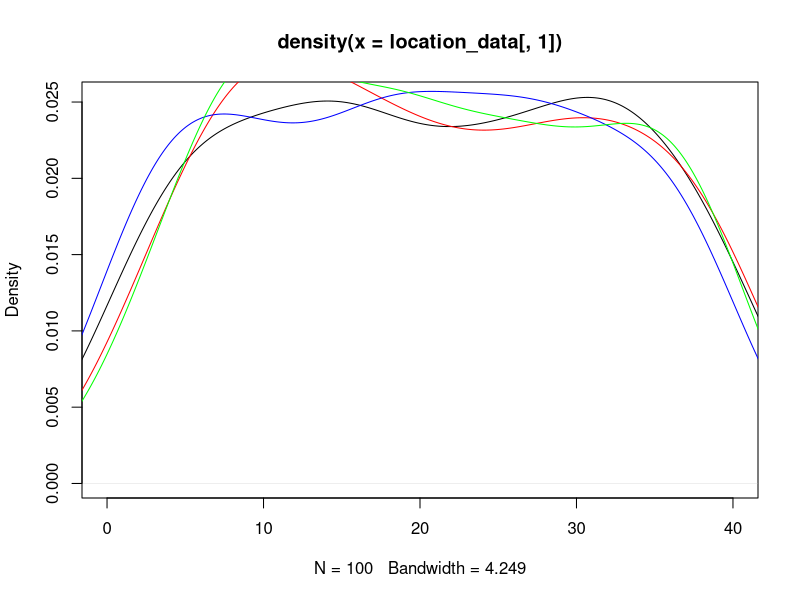
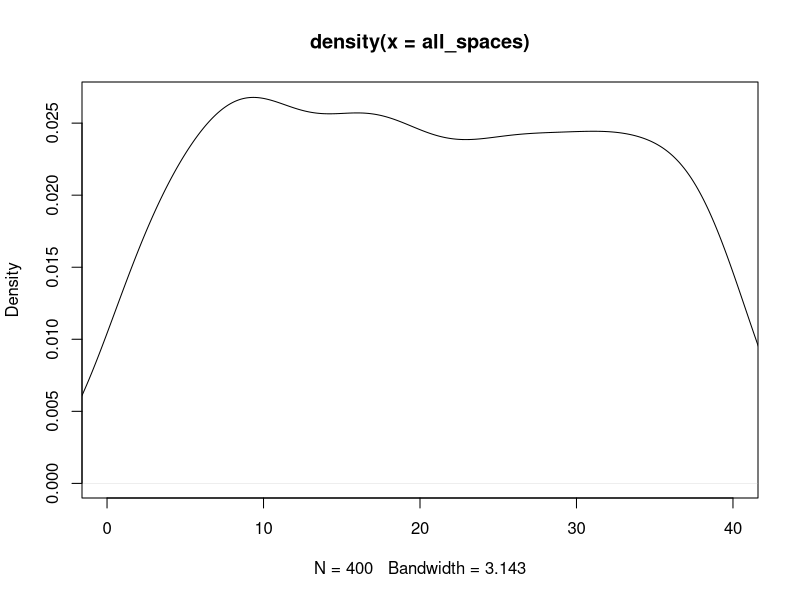
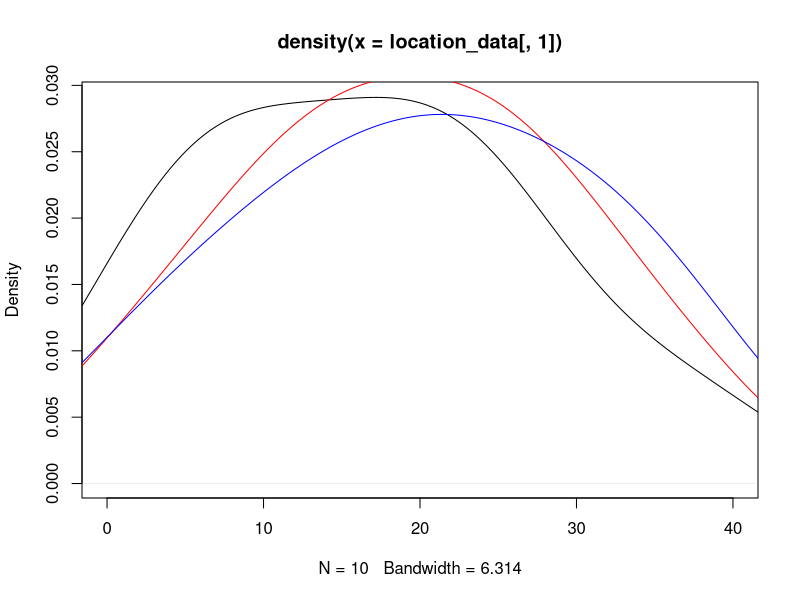
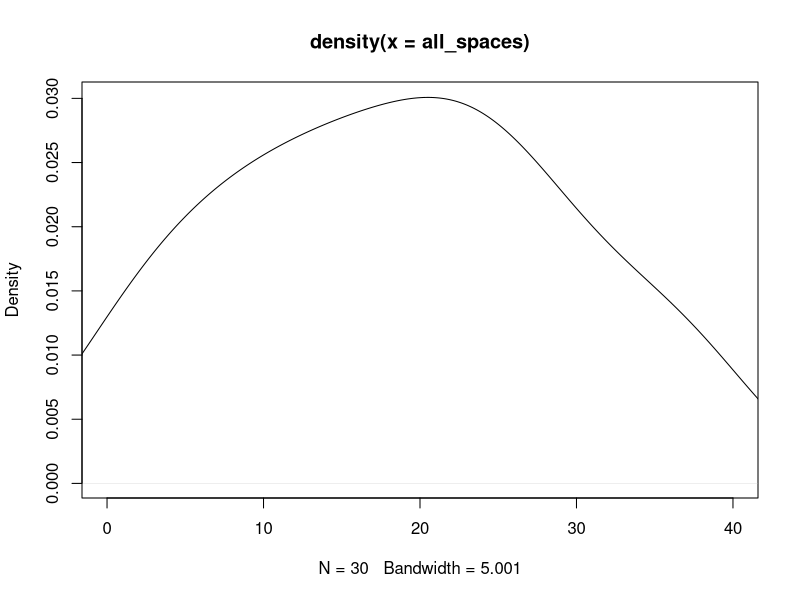

Source code (R) for these figures, in order: (Note: this script raises an error after producing the figures.)
## ---- chunk 1
knitr::opts_chunk$set(echo = TRUE)
## ---- chunk 2
#libraries
library(dplyr)
library(ggplot2)
## ---- chunk 3
#Kayleigh
##LET'S GET MOVING

monopolyBoard <- read.csv("MonopolyBoard.csv", header = T)
monopolyBoard

# Using dice rolls to determine where a player will land on the board
#input: "location"; a number 1-40; where the player is on the board
#output: the amount of spaces the player will move until they are on their new location

#note that this is only accounting for standard dice rolls, no special rules yet...

lets_move = function(location) {
  dice_roll_1 <- sample(1:6, 1, replace = TRUE)
  dice_roll_2 <- sample(1:6, 1, replace = TRUE)
  
  roll_total <- sum(dice_roll_1, dice_roll_2)
  roll_double <- dice_roll_1 == dice_roll_2
  
    location = location + roll_total
    
  if (location <= 40) {
    location = location
  } else {
    location = location - 40
  }
  
  space = monopolyBoard$name[monopolyBoard$spaces == location]
  
  print("You're moving forward...")
  print(roll_total)
  
  print("You're on space...")
  print(location)
  
  #print(space) #This prints out the name of the space that they land on. 
}

#testers
lets_move(1)
lets_move(25)
lets_move(38)
lets_move(40)



#A function to move players around the board and to play Monopoly!
#input: "turns"; the amount of turns we should take
#output: a player's new location on the board

lets_play = function(turns) {
  location = 1
  print("Starting Location: GO!")
  for (i in 1:turns) {
    location = lets_move(location)
  }
  print("You've landed on...")
  return(location)
}



lets_play(10) #tester #in this example if you look at a reference monopoly board and "walk" your way around the board with each move being the number in each output, you'll land on the space on the board corresponding to the final output (when counting "GO" as 1 and/or 40) 

#testers 
#"lets_move" and "lets_play" have both been edited to print out phrases for each roll and move to make it easier to determine how the player is moving. 
#"You're moving forward..." gives the player's roll
#"You're on space..." is the players position after 1 turn/"lets_move"
  # Later try to switch this print statement to the name of the spot that the player is on 
#"You've landed on..." gives the final location after running "lets_play" for "x" turns.
  # Later try to switch this print statement to the name of the spot that the player is on 

lets_play(3)
lets_play(10)

## ---- chunk 4
##DOUBLE DOWN

##WORK IN PROGRESS

#A function using dice rolls to determine how many spaces a player will move with the additional rules for "doubles" in Monopoly
#input: "location"; a number 1-40 where the player is on the board
#outut: the number of spaces the player will move on the board, with the special case of rolling three "doubles" and landing in jail
double_down = function(location) {
  dice_roll_1 <- sample(1:6, 1, replace = TRUE)
  dice_roll_2 <- sample(1:6, 1, replace = TRUE)
  
  roll_total <- sum(dice_roll_1, dice_roll_2)
  roll_double <- dice_roll_1 == dice_roll_2
  
  print("roll was")
  print(roll_total)
    
  if (roll_double) {
    
    dice_roll_3 <- sample(1:6, 1, replace = TRUE)
    dice_roll_4 <- sample(1:6, 1, replace = TRUE)
    
    roll_total_2 <- sum(dice_roll_3, dice_roll_4)
    roll_double_2 <- dice_roll_3 == dice_roll_4
    
    print("roll double was")
    print(roll_total_2)

    
    if (roll_double_2) {
      dice_roll_5 <- sample(1:6, 1, replace = TRUE)
      dice_roll_6 <- sample(1:6, 1, replace = TRUE)
      
      roll_total_3 <- sum(dice_roll_5, dice_roll_6)
      roll_double_3 <- dice_roll_5 == dice_roll_6
      
      print("roll double was")
      print(roll_total_3)
      
      if (roll_double_3) {
        location = 11 #Jail
        print("doubles, doubles, doubles")
        print("You're going to JAIL!")
        
      } else {
        location = location + roll_total + roll_total_2 + roll_total_3
        print("doubles, doubles, not doubles")
        print("You're moving forward...")
        print(roll_total + roll_total_2 + roll_total_3)
      }
    } else {
      location = location + roll_total + roll_total_2
      print("doubles, not doubles")
      print("You're moving forward...")
      print(roll_total+roll_total_2)
    }
  } else {
    location = location + roll_total
    print("no doubles")
    print("You're moving forward...")
    print(roll_total)
  }

    
  if (location <= 40) {
    location = location
  } else {
    location = location - 40
  }

  
  print("You're on space...")
  print(location)
}

double_down(1)
#text out in the function is kinda funky right but it's just to make sure its working right
#In final version switch all dice rolls to sample(1:6,...)

## ---- chunk 5
##CHANCE AND COMMUNITY CHEST CARDS
Card_Numbers <- c(1, 2, 3, 4, 5, 6, 7, 8, 9, 10, 11, 12, 13, 14, 15, 16)

Chance_Cards <- c("Advance to Boardwalk", "Advance to Go (Collect $200)", "Advance to Illinois Avenue. If you pass Go, collect $200", "Advance to St. Charles Place. If you pass Go, collect $200", "Advance to the nearest Railroad. If unowned, you may buy it from the Bank. If owned, pay owner twice the rental to which they are otherwise entitled", "Advance to the nearest Railroad. If unowned, you may buy it from the Bank. If owned, pay owner twice the rental to which they are otherwise entitled", "Advance token to nearest Utility. If unowned, you may buy it from the Bank. If owned, throw dice and pay owner a total ten times amount thrown", "Bank pays you dividend of $50", "Get Out of Jail Free", "Go Back 3 Spaces", "Go to Jail. Go directly to Jail, do not pass Go, do not collect $200", "Make general repairs on all your property. For each house pay $25. For each hotel pay $100", "Speeding fine $15", "Take a trip to Reading Railroad. If you pass Go, collect $200", "You have been elected Chairman of the Board. Pay each player $50", "Your building loan matures. Collect $150")

Chance <- data.frame(Chance_Cards, Card_Numbers)
Chance
##Chance cards to move a player to a new space:
  #1 -> Advance to Boardwalk (space 40)
  #2 -> Advance to Go (space 1)
  #3 -> Advance to Illinois Avenue (space 25)
  #4 -> Advance to St. Charles Place (space 12)
  #5 -> Advance to nearest Railroad (space(s) 6, 16, 26, 36)
  #6 -> Advance to nearest Railraod (space(s) 6, 16, 26, 36)
  #7 -> Advance to nearest Utility (space(s) 13, 29)
  #11 -> Go to Jail (space 11)
  #14 -> Take a trip to Reading Railroad (space 6)

Community_Chest_Cards <- c("Advance to Go (Collect $200)", "Bank error in your favor. Collect $200", "Doctor’s fee. Pay $50", "From sale of stock you get $50", "Get Out of Jail Free", "Go to Jail. Go directly to jail, do not pass Go, do not collect $200", "Holiday fund matures. Receive $100", "Income tax refund. Collect $20", "It is your birthday. Collect $10 from every player", "Life insurance matures. Collect $100", "Pay hospital fees of $100", "Pay school fees of $50", "Receive $25 consultancy fee", "You are assessed for street repair. $40 per house. $115 per hotel", "You have won second prize in a beauty contest. Collect $10", "You inherit $100")

Community_Chest <- data.frame(Community_Chest_Cards, Card_Numbers)
Community_Chest

##Community Chest Cards that move a player to a new space:
  #1 -> Advance to GO (space 1)
  #5 -> Go to Jail (space 11)

## ---- chunk 6
# heidi

#the function "who_goes_first" simulates the initial roll before the game begins in order to determine which player goes first
# input is a number of how many players are going to be playing
# output is the value of each players roll and the player that will start the game based on who had the highest roll
who_goes_first <- function(num_players){
  initial_rolls <- c()
  for (i in 1:num_players) {
    player_i_roll <- sum(sample(1:6, 2, replace=TRUE))
    initial_rolls <- c(initial_rolls, player_i_roll) # vector of every player's roll
    print(paste("Player", i, "rolled", player_i_roll))
  }
  cat("\n")
  if(sum(initial_rolls == max(initial_rolls)) >= 2){
    while (sum(initial_rolls == max(initial_rolls)) >= 2) { # if players tied for highest number
      tied_players <- which(initial_rolls==max(initial_rolls)) # identify which players tied
      print("It's a tie! Roll again")
      cat("\n")
      tie_breaker_rolls <- c()
      for (i in tied_players) { # tied players roll again
       player_i_roll2 <- sum(sample(1:6, 2, replace=TRUE))
       tie_breaker_rolls <- c(tie_breaker_rolls, player_i_roll2)
       print(paste("Player", i, "rolled", player_i_roll2))
      }
      initial_rolls <- tie_breaker_rolls
      highest_roll <- max(tie_breaker_rolls)
      highest_player2 <- tied_players[which(tie_breaker_rolls == highest_roll)]
    }
    cat("\n")
    print(paste("Player", highest_player2, "goes first!"))
  }
  else {
    highest_player <- which.max(initial_rolls) # who rolled the highest number
    print(paste("Player", highest_player, "goes first!"))
  }
}

who_goes_first(4) # test function

## ---- chunk 7
# Olivia
# Website for data: https://stat-jet-asu.github.io/Datasets/InstructorDescriptions/monopoly.html

monopolyBoard <- read.csv("MonopolyBoard.csv", header = T)
head(monopolyBoard)

# This section is for question number 2

# Kayleigh's lets_play function from above incorporating players and density plots
# uses lets_move function from above
# input: turns, # of turns to iterate through; players, number of players (2-4)
# output: density plot with a line for each player's frequency of spaces landed on 
# & density plot for the combined frequency of spaces landed on for all players

lets_play = function(turns, players) {
  location_data <- as.data.frame(matrix(nrow = turns, ncol = players))
  
for (j in 1:players) {
  location = 1
  
  for (i in 1:turns) {
    
    location = lets_move(location)
    location_data[i,j] <- location
    }
  }
  
  # creates density plot of frequency of landing on each space for each player
  plot(density(location_data[,1]), xlim = c(0,40), col = "black")
  
  colors <- c("red", "blue", "green")
  
  for (k in 2:players) {
  lines(density(location_data[,k]), col = colors[k-1]) # adds a density line for each player after the first
  }
  
  # creates density plot for total frequency landing on each space (all players spaces included)
  all_spaces <- as.vector(as.matrix(location_data))
  plot(density(all_spaces), xlim = c(0,40), col = "black")
  
}
lets_play(100, 4)

## ---- chunk 8
who_goes_first2 <- function(num_players){
  initial_rolls <- c()
  for (i in 1:num_players) {
    player_i_roll <- sum(sample(1:6, 2, replace=TRUE))
    initial_rolls <- c(initial_rolls, player_i_roll) # vector of every player's roll
#    print(paste("Player", i, "rolled", player_i_roll))
  }
  cat("\n")
  if(sum(initial_rolls == max(initial_rolls)) >= 2){
    while (sum(initial_rolls == max(initial_rolls)) >= 2) { # if players tied for highest number
      tied_players <- which(initial_rolls==max(initial_rolls)) # identify which players tied
#      print("It's a tie! Roll again")
#      cat("\n")
      tie_breaker_rolls <- c()
      for (i in tied_players) { # tied players roll again
       player_i_roll2 <- sum(sample(1:6, 2, replace=TRUE))
       tie_breaker_rolls <- c(tie_breaker_rolls, player_i_roll2)
#       print(paste("Player", i, "rolled", player_i_roll2))
      }
      initial_rolls <- tie_breaker_rolls
      highest_roll <- max(tie_breaker_rolls)
      highest_player2 <- tied_players[which(tie_breaker_rolls == highest_roll)]
    }
#    cat("\n")
#    print(paste("Player", highest_player2, "goes first!"))
  }
  else {
    highest_player <- which.max(initial_rolls) # who rolled the highest number
#    print(paste("Player", highest_player, "goes first!"))
#    return(highest_player)
  
    
  # creating player order
  player_order <- length(num_players)
  player_order[1] <- as.integer(highest_player)

 for (j in 2:num_players) {
    
  player_order[j] <- as.integer(player_order[j-1] + 1)
  if (player_order[j] > num_players) {
    player_order[j] <- 1
  }
 }
  print(player_order)
  }
  
  playerlist <- (list(highest_player, player_order))
  return(playerlist)
}

#who_goes_first2(4)

## ---- chunk 9
# Question number 3 -- including jail and double rolls

lets_move2 = function(location) {
  dice_roll_1 <- sample(1:6, 1, replace = TRUE)
  dice_roll_2 <- sample(1:6, 1, replace = TRUE)
  
  roll_total <- sum(dice_roll_1, dice_roll_2)
  roll_double <- dice_roll_1 == dice_roll_2
  
    location = location + roll_total # updates location to be previous location + roll total
    double3 = "false" # double3 is assigned "true" if the player double rolls 3x (as seen in if statement below), otherwise it is assigned "false" 
    
  # first double roll -> roll again
  if (roll_double == TRUE) {
    dice_roll_3 <- sample(1:6, 1, replace = TRUE)
    dice_roll_4 <- sample(1:6, 1, replace = TRUE)
    
    roll_total2 <- sum(dice_roll_3, dice_roll_4)
    roll_double2 <- dice_roll_3 == dice_roll_4
    
    location = location + roll_total2
    double3 = "false"
    
    # if player is at a location past 40, subtract 40 so they go back to the GO space at location "41"
    # this is included in each if statement below so that it applies if player has to roll again
    if (location <= 40) {
      location = location
    } else {
      location = location - 40
    }
     
      # second double roll -> roll again
      if (roll_double2 == TRUE) {
        dice_roll_5 <- sample(1:6, 1, replace = TRUE)
        dice_roll_6 <- sample(1:6, 1, replace = TRUE)
    
        roll_total3 <- sum(dice_roll_5, dice_roll_6)
        roll_double3 <- dice_roll_5 == dice_roll_6
    
        location = location + roll_total3
        double3 = "false"
        
        if (location <= 40) {
          location = location
        } else {
          location = location - 40
        }
        
        # third double roll -> go to jail
          if (roll_double3 == TRUE) {
            location = monopolyBoard$spaces[monopolyBoard$name == "Jail"]
            double3 = "true"
          }
      }
  }  
    
  if (location <= 40) {
    location = location
  } else {
    location = location - 40
  }
  
  listdata <- (list(location, double3)) # creates list for outputs "location" and "double3"
  # if you need to access location from this function, use lets_move2(location)[[1]]
  # if you need to access double3, use lets_move2(double3)[[2]]
  return(listdata)
  
}



# lets_play2 is currently set up to have each player go thru all their turns and then move onto the next player
# probably need to fix this for question 5

## ---- chunk 10

lets_play2 = function(turns, players) {
  
  
  location_data <- as.data.frame(matrix(nrow = turns, ncol = players)) # dataframe will keep data for locations of players for each turn
  double3data <- as.data.frame(matrix(nrow = turns, ncol = players)) # dataframe will say "true" if player double rolled 3x (which lands them in jail) and "false" if they didn't double roll 3x
  
    # puts players in order
    colnames(location_data) <- who_goes_first2(players)[[2]]
  
    location = 1 # each player starts at location 1
    location_data[1,] <- location
    double3 = 0 # initializing "double3" which will be later assigned a "true" or "false" based on if player double rolled 3x
  
    for (i in 2:turns) { # iterates through number of turns
      
        for (j in 1:players) { # rotates through each player
          
        location = lets_move2(location_data[i-1,j])[[1]] # takes location from lets_move2 function and assigns it to location
        location_data[i,j] <- as.integer(location) # puts location value into the dataframe of locations for each player
        double3data[i,j] <- lets_move2(double3)[[2]] # takes "true" or "false" value from double3 and adds it to double3data dataframe
        
      # deals with landing in jail from "go to jail" space and staying there for next 3 turns
      if (31 %in% location_data[i-1,j]) { # if you landed on 31 in the last turn (i-1 turn), you go to jail (space 11) for the ith turn
        location <- 11
        location_data[i,j] <- as.integer(location) # new location is 11
      } else if (11 %in% location_data[i-1,j] & 31 %in% location_data[i-2,j]) { # if you were on space 11 last turn AND you were on space 31 2 turns ago, you stay in jail (space 11) for turn i
        location <- 11
        location_data[i,j] <- as.integer(location)
      } else if (11 %in% location_data[i-2,j] & 31 %in% location_data[i-3,j]) {
        location <- 11
        location_data[i,j] <- as.integer(location)
      }
        
      # landing in jail from 3x double roll and staying there for next 3 turns
      if (11 %in% location_data[i,j] & "true" %in% double3data[i-1,j]) { # if player's location is 11 (jail) and double3data is"true" (player double rolled 3x), player stays in jail. all 3 if/else if statements keep player in jail for the next 3 turns
        location <- 11
        location_data[i,j] <- as.integer(location)
      } else if (11 %in% location_data[i-1,j] & "true" %in% double3data[i-2,j]) { # 
        location <- 11
        location_data[i,j] <- as.integer(location)
      } else if (11 %in% location_data[i-2,j] & "true" %in% double3data[i-3,j]) {
        location <- 11
        location_data[i,j] <- as.integer(location)
      }
        
    }
  }
  print(location_data)
  
  # creates density plot of frequency of landing on each space for each player
  plot(density(location_data[,1]), xlim = c(0,40), col = "black")
  
  colors <- c("red", "blue", "green")
  
  for (k in 2:players) {
    lines(density(location_data[,k]), col = colors[k-1]) # adds a density line for each player after the first
  }
  
  # creates density plot for total frequency landing on each space (all players spaces included)
  all_spaces <- as.vector(as.matrix(location_data))
  plot(density(all_spaces), xlim = c(0,40), col = "black")
  
}
 
lets_play2(10, 3)

# how should we go about recording spaces landed on when double rolls occur?

## ---- chunk 11

# Figure out how to have players pay and recieve money from landing on chance and community chest spaces


## ---- chunk 12
#4 - Kayleigh and Maddie 
#Chance - spaces 8, 23, 37
#Community Chest - spaces 3, 18, 34
Chance

Drawing_Chance = function(location) {
  location = location
  draw_card <- sample(1:16, 1, replace = TRUE)
  player_card <- Chance$Chance_Cards[draw_card]
  print(player_card)

  
      if(draw_card == 1) {
        location = 1
      }
      
      if(draw_card == 2) {
        location = 1
      }
      
      if(draw_card == 3) {
        location = 25
      }
  
      if(draw_card == 4){
        location = 12
      }
    
      if(draw_card == 5){
        if(location >= 37 && location <= 5){
              location = 6
            } else {
              if (location >= 6 && location <= 15){
                location = 16
              } else {
                if(location >= 16 && location <= 25){
                  location = 26
                } else {
                  location = 36
                }
              }
            }
    }
  
    if(draw_card == 6){
        if(location >= 37 && location <= 5){
              location = 6
            } else {
              if (location >= 6 && location <= 15){
                location = 16
              } else {
                if(location >= 16 && location <= 25){
                  location = 26
                } else {
                  location = 36
                }
              }
            }
    }
  
    if(draw_card == 7){
        if(location >= 29 && location <= 12){
              location = 13
            } else {
              location = 29
    }
  }
  
    if(draw_card == 11) {
      location = 11
    }
  
    if(draw_card == 14) {
      location = 6
    }
  
    if(draw_card == 10) {
      location = location - 3
    }
  
    location = location
    return(location)
}

Drawing_Chance(8)
Drawing_Chance(23)
Drawing_Chance(37)

Drawing_Community_Chest = function(location) {
  location = location
  draw_card_chest <- sample(1:16, 1, replace = TRUE)
  player_card_chest <- Community_Chest$Community_Chest_Cards[draw_card_chest]
  print(player_card_chest)
  print(location)
  
  if (draw_card_chest == 1) {
    location = 1
  } else {
    if (draw_card_chest == 6) {
    location = 11
    } else {
      location = location
    }
  
  }
  
  location = location 
  return(location)
}

Drawing_Community_Chest(3)
Drawing_Community_Chest(18)
Drawing_Community_Chest(34)

lets_move3 = function(location) {
  dice_roll_1 <- sample(1:6, 1, replace = TRUE)
  dice_roll_2 <- sample(1:6, 1, replace = TRUE)
  
  roll_total <- sum(dice_roll_1, dice_roll_2)
  roll_double <- dice_roll_1 == dice_roll_2
  
    location = location + roll_total
    double3 = "false"
  
  print("your roll total is...")
  print(roll_total)

  if (location <= 40) {
      location = location
  } else {
      location = location - 40
  }
   
  print("your location is...")
  print(location)
  
  if(location == 8 || location == 23 || location == 27) {
    location = Drawing_Chance(location)
    print("your location is...")
    print(location)
  }
  
  if(location == 3 || location == 18 || location == 34) {
    location = Drawing_Community_Chest(location)
    print("your location is...")
    print(location)
  }
    
  # first double roll -> roll again
  if (roll_double == TRUE) {
    dice_roll_3 <- sample(1:6, 1, replace = TRUE)
    dice_roll_4 <- sample(1:6, 1, replace = TRUE)
    
    roll_total2 <- sum(dice_roll_3, dice_roll_4)
    roll_double2 <- dice_roll_3 == dice_roll_4
    
    location = location + roll_total2
    double3 = "false"
    print("1 double")
    
    if (location <= 40) {
      location = location
    } else {
      location = location - 40
    }
    
    
    if(location == 8 || location == 23 || location == 27) {
    location = Drawing_Chance(location)
    }
  
  if(location == 3 || location == 18 || location == 34) {
    location = Drawing_Community_Chest(location)
    }
     
      # second double roll -> roll again
      if (roll_double2 == TRUE) {
        dice_roll_5 <- sample(1:6, 1, replace = TRUE)
        dice_roll_6 <- sample(1:6, 1, replace = TRUE)
    
        roll_total3 <- sum(dice_roll_5, dice_roll_6)
        roll_double3 <- dice_roll_5 == dice_roll_6
    
        location = location + roll_total3
        double3 = "false"
        print("2 doubles")
        
        if (location <= 40) {
          location = location
        } else {
          location = location - 40
        }
        
        if(location == 8 || location == 23 || location == 27) {
          location = Drawing_Chance(location)
        }
  
        if(location == 3 || location == 18 || location == 34) {
          location = Drawing_Community_Chest(location)
         
        }
        
        # third double roll -> go to jail
          if (roll_double3 == TRUE) {
            location = monopolyBoard$spaces[monopolyBoard$name == "Jail"]
            double3 = "true"
            print("three doubles")
          }
      }
  }  
   
  location = location 
  
  print("your location is...")
  print(location)
  listdata <- (list(location, double3))
  return(listdata)
  
}

lets_move3(1)

lets_play3 = function(turns, players) {
  
  location_data <- as.data.frame(matrix(nrow = turns, ncol = players))
  double3data <- as.data.frame(matrix(nrow = turns, ncol = players))
  
  for (j in 1:players) {
    location = 1
    double3 = 0
  
    for (i in 1:turns) {
      
        location = lets_move2(location)[[1]]
        location_data[i,j] <- as.integer(location)
        double3data[i,j] <- lets_move3(double3)[[2]]
        
      # deals with landing in jail from "go to jail" space and staying there for next 3 turns
      if (31 %in% location_data[i-1,j]) { # if you land on 31 (go to jail), next location is in jail (space 11)
        location <- 11
        location_data[i,j] <- as.integer(location)
      } else if (11 %in% location_data[i-1,j] & 31 %in% location_data[i-2,j]) {
        location <- 11
        location_data[i,j] <- as.integer(location)
      } else if (11 %in% location_data[i-2,j] & 31 %in% location_data[i-3,j]) {
        location <- 11
        location_data[i,j] <- as.integer(location)
      }
        
      # landing in jail from 3x double roll and staying there for next 3 turns
      if (11 %in% location_data[i,j] & "true" %in% double3data[i-1,j]) { # "true" means player double rolled 3x -> jail
        location <- 11
        location_data[i,j] <- as.integer(location)
      } else if (11 %in% location_data[i-1,j] & "true" %in% double3data[i-2,j]) { # 
        location <- 11
        location_data[i,j] <- as.integer(location)
      } else if (11 %in% location_data[i-2,j] & "true" %in% double3data[i-3,j]) {
        location <- 11
        location_data[i,j] <- as.integer(location)
      }
        
    }
  }
  #print(location_data)
  
  # creates density plot of frequency of landing on each space for each player
  plot(density(location_data[,1]), xlim = c(0,40), col = "black")
  
  colors <- c("red", "blue", "green")
  
  for (k in 2:players) {
    lines(density(location_data[,k]), col = colors[k-1]) # adds a density line for each player after the first
  }
  
  # creates density plot for total frequency landing on each space (all players spaces included)
  all_spaces <- as.vector(as.matrix(location_data))
  plot(density(all_spaces), xlim = c(0,40), col = "black")
  
}
## ---- chunk 13

monopolyBoard1 <- read.csv("MonopolyBoard.csv", header = T)
head(monopolyBoard1)

kaciesboard <- monopolyBoard1 %>% select(., "name", "type", "color", "spaces")
kaciestibble <- as_tibble(kaciesboard)
kaciestibble

freq <- kaciestibble %>% ggplot(., mapping=aes(x="names" )) +geom_freqpoly()

freq
 
## ---- chunk 14
#hello
dice_roll <- sum(sample(1:6, 2, replace = TRUE))
dice_roll

#Need to figure out how to exchange money between players
Chance_Money <- function(money){
  money = money
  draw_card <- sample(1:16, 1, replace = TRUE)
  player_card <- Chance$Chance_Cards[draw_card]
  print(player_card)
  
  if(draw_card == 2){
    money = money + 200
  }
  
  if(draw_card == 8){
    money = money + 50
  }
  
  if(draw_card == 12){
    if(properties == 5){
      money = money - 125
    }
    if(properties == 6){
      money = money - 150
    }
  }
  
  if(draw_card == 13){
    money = money - 15
  }
  
  if(draw_card == 16){
    money = money + 150
  }
}

#Need to figure out how to exchange money between players
Community_Chest_Money <- function(money){
  money = money
  draw_card <- sample(1:16, 1, replace = TRUE)
  player_card <- Community_Chest$Community_Chest_Cards[draw_card]
  print(player_card)
  
  if(draw_card == 1){
    money = money + 200
  }
  
  if(draw_card == 2){
    money = money + 200
  }
  
  if(draw_card == 3){
    money = money - 50
  }
  
  if(draw_card == 4){
    money = money + 50
  }
  
  if(draw_card == 7){
    money = money + 100
  }
  
  if(draw_card == 8){
    money = money + 20
  }
  
  if(draw_card == 10){
    money = money + 100
  }
  
  if(draw_card == 11){
    money = money - 100
  }
  
  if(draw_card == 12){
    money = money - 50
  }
  
  if(draw_card == 13){
    money = money + 25
  }
  
  if(draw_card == 15){
    money = money + 10
  }
  
  if(draw_card == 16){
    money = money + 100
  }
}

Chance
Community_Chest
## ---- chunk 15
Players <- c("Player 1", "Player 2", "Player 3", "Player 4")
Player_Bank <- c("1250", "1250", "1250", "1250")

The_Players <- data.frame(Players, Player_Bank)
The_Players

monopolyBoard

Property <- c("Mediterranean", "Baltic", "Reading Railroad", "Oriental", "Vermot", "Connecticut", "St. Charles", "Electric Company", "States", "Virginia", "Pennsylvania Railroad", "St. James", "Tennessee", "New York", "Kentucky", "Indiana", "Illinios", "B&O Railroad", "Atlantic", "Ventnor", "Water Works", "Marvin Gardens", "Pacific", "N. Carolina", "Pennsylvania", "Short Line Railroad", "Park Place", "Boardwalk")
Property_Status <- c("Unowned", "Unowned", "Unowned", "Unowned", "Unowned", "Unowned", "Unowned", "Unowned", "Unowned", "Unowned", "Unowned", "Unowned", "Unowned", "Unowned", "Unowned", "Unowned", "Unowned", "Unowned", "Unowned", "Unowned", "Unowned", "Unowned", "Unowned", "Unowned", "Unowned", "Unowned", "Unowned", "Unowned")

The_Properties <- data.frame(Property, Property_Status)
The_Properties

## ---- chunk 16
library(tidyverse)
assigning_properties <- function( ){
  smpl <- sample(1:28, 28, replace = FALSE)
  smpl
  property_order <- data.frame(smpl)
  property_order
}

Owned_Spaces <- sample(1:28, 28, replace = FALSE)
Owned_Spaces
Players <- c("Player 1", "Player 2", "Player 3", "Player 4")
Player_Bank <- c("1250", "1250", "1250", "1250")

The_Players <- data.frame(Players, Player_Bank)
The_Players

The_Players_Owned <- data.frame(Players, Owned_Spaces)
The_Players_Owned <- The_Players_Owned %>% pivot_wider(names_from = Players, values_from = Owned_Spaces)
The_Players_Owned[[1]]
The_Players_Owned[[2]]
The_Players_Owned[[3]]


lets_play3 = function(turns, players) {
  
  location_data <- as.data.frame(matrix(nrow = turns, ncol = players))
  double3data <- as.data.frame(matrix(nrow = turns, ncol = players))
  
  for (j in 1:players) {
    location = 1
    double3 = 0
    
    
    for (i in 1:turns) {
      
        location = lets_move2(location)[[1]]
        location_data[i,j] <- as.integer(location)
        double3data[i,j] <- lets_move3(double3)[[2]]
        
      # deals with landing in jail from "go to jail" space and staying there for next 3 turns
      if (31 %in% location_data[i-1,j]) { # if you land on 31 (go to jail), next location is in jail (space 11)
        location <- 11
        location_data[i,j] <- as.integer(location)
      } else if (11 %in% location_data[i-1,j] & 31 %in% location_data[i-2,j]) {
        location <- 11
        location_data[i,j] <- as.integer(location)
      } else if (11 %in% location_data[i-2,j] & 31 %in% location_data[i-3,j]) {
        location <- 11
        location_data[i,j] <- as.integer(location)
      }
        
      # landing in jail from 3x double roll and staying there for next 3 turns
      if (11 %in% location_data[i,j] & "true" %in% double3data[i-1,j]) { # "true" means player double rolled 3x -> jail
        location <- 11
        location_data[i,j] <- as.integer(location)
      } else if (11 %in% location_data[i-1,j] & "true" %in% double3data[i-2,j]) { # 
        location <- 11
        location_data[i,j] <- as.integer(location)
      } else if (11 %in% location_data[i-2,j] & "true" %in% double3data[i-3,j]) {
        location <- 11
        location_data[i,j] <- as.integer(location)
      }
        
    }
  }
  #print(location_data)
  
  # creates density plot of frequency of landing on each space for each player
  plot(density(location_data[,1]), xlim = c(0,40), col = "black")
  
  colors <- c("red", "blue", "green")
  
  for (k in 2:players) {
    lines(density(location_data[,k]), col = colors[k-1]) # adds a density line for each player after the first
  }
  
  # creates density plot for total frequency landing on each space (all players spaces included)
  all_spaces <- as.vector(as.matrix(location_data))
  plot(density(all_spaces), xlim = c(0,40), col = "black")
  
}
